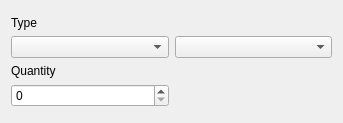
<?xml version="1.0" encoding="UTF-8"?>
<ui version="4.0">
 <class>Form</class>
 <widget class="QWidget" name="Form">
  <property name="geometry">
   <rect>
    <x>0</x>
    <y>0</y>
    <width>343</width>
    <height>123</height>
   </rect>
  </property>
  <property name="windowTitle">
   <string>Form</string>
  </property>
  <layout class="QVBoxLayout" name="verticalLayout">
   <item>
    <layout class="QGridLayout" name="gridLayout">
     <item row="1" column="1">
      <widget class="QComboBox" name="cmb_hor_type"/>
     </item>
     <item row="0" column="0">
      <widget class="QLabel" name="lbl_type">
       <property name="sizePolicy">
        <sizepolicy hsizetype="Preferred" vsizetype="Fixed">
         <horstretch>0</horstretch>
         <verstretch>0</verstretch>
        </sizepolicy>
       </property>
       <property name="text">
        <string>Type</string>
       </property>
      </widget>
     </item>
     <item row="2" column="0">
      <widget class="QLabel" name="lbl_quantity">
       <property name="sizePolicy">
        <sizepolicy hsizetype="Preferred" vsizetype="Fixed">
         <horstretch>0</horstretch>
         <verstretch>0</verstretch>
        </sizepolicy>
       </property>
       <property name="text">
        <string>Quantity</string>
       </property>
      </widget>
     </item>
     <item row="1" column="0">
      <widget class="QComboBox" name="cmb_vert_type"/>
     </item>
     <item row="3" column="0">
      <widget class="QSpinBox" name="spb_quantity"/>
     </item>
    </layout>
   </item>
  </layout>
 </widget>
 <resources/>
 <connections/>
</ui>
